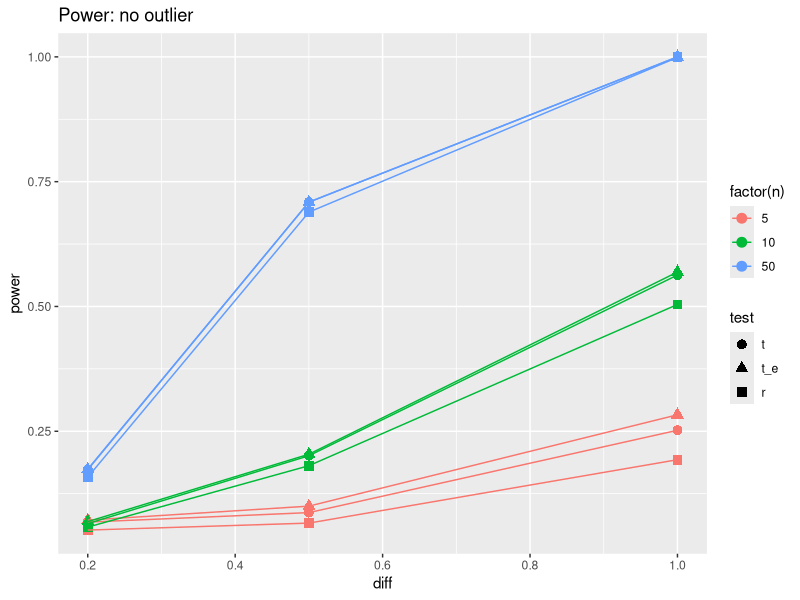
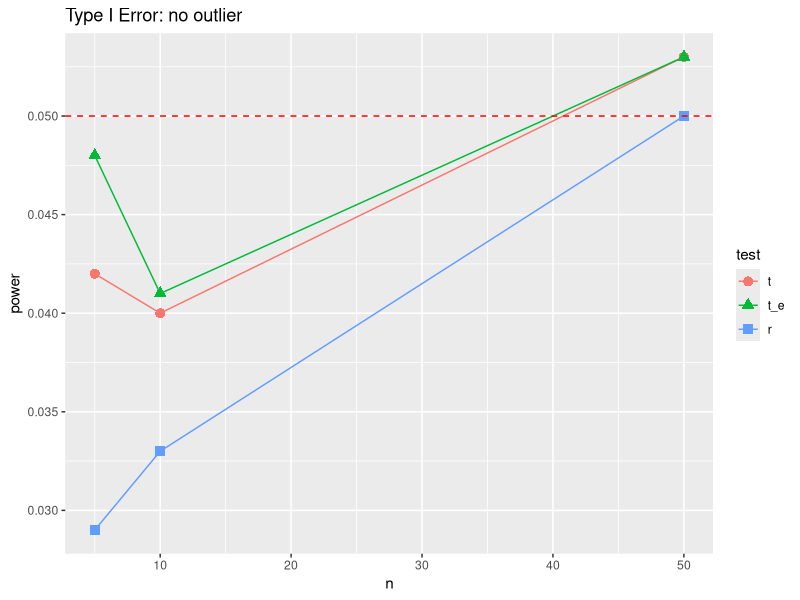
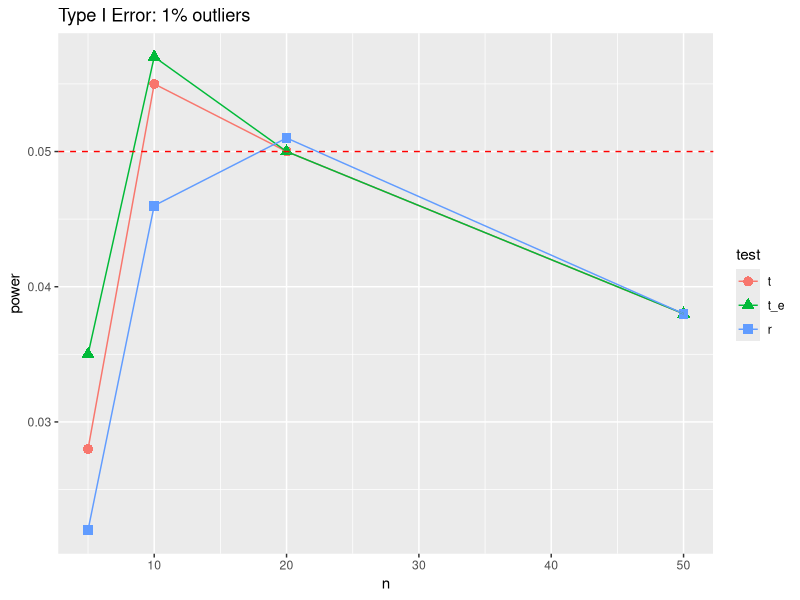
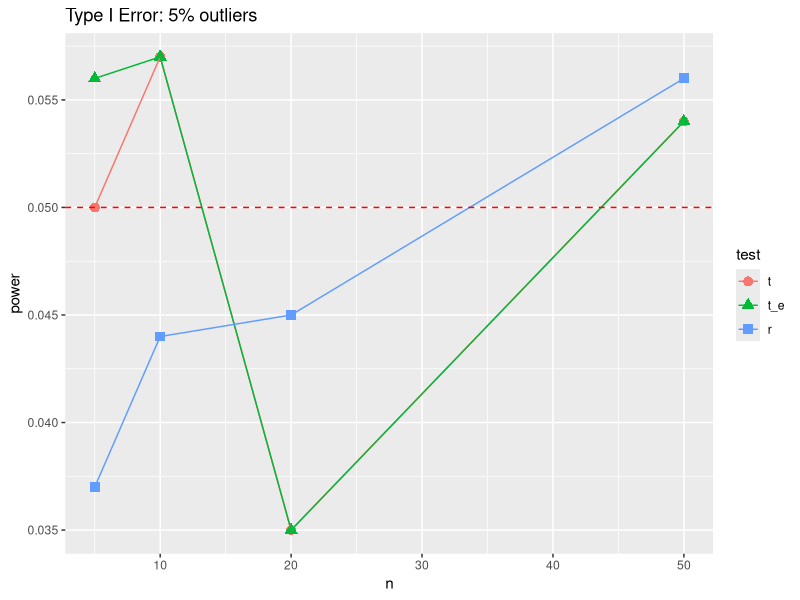

The R script that drew these images, in order:
## ---- chunk 1
knitr::opts_chunk$set(echo = TRUE, eval=FALSE)
library(tidyr) #the pipe (%>%) tool is extremely useful
library(MASS)
library(tidyverse)
## ---- chunk 2
generate_data <- function(n, mu, sd) {
  rnorm(n, mean = mu, sd = sd)}

generate_data_out <- function(n, mu, sd, sd_out, p) {
  n1=round(n*(1-p)); n2=n-n1
  c(rnorm(n1, mean = mu, sd = sd), rnorm(n2, mean=mu, sd=sd_out))
  }

run_tests <- function(data1, data2) {
  t_test <- t.test(data1, data2)$p.value
  t_e_test <- t.test(data1, data2, var.equal=TRUE)$p.value
  wilcox_test <- wilcox.test(data1, data2)$p.value
  c(t = t_test, t_e_test=t_e_test, wilcox_test = wilcox_test)}
## ---- chunk 3
#without outliers
pvalues <- function(n, mu1, mu2,sd, n_rep=1000){
  results=matrix(0, n_rep, 3)
  for(b in 1:n_rep){
    data1 <- generate_data(n, mu1, sd)
    data2 <- generate_data(n, mu2, sd)
    results[b, ]=run_tests(data1, data2) 
  }
  return(colMeans(results<0.05))}

#with outliers
pvalues_out <- function(n, mu1, mu2, sd, sd_out, p, n_rep=1000){
  results=matrix(0, n_rep, 3)
  for(b in 1:n_rep){
    data1 <- generate_data_out(n, mu1, sd, sd_out, p)
    data2 <- generate_data_out(n, mu2, sd, sd_out, p)
    results[b, ]=run_tests(data1, data2) 
  }
  return(colMeans(results<0.05))}

## ---- chunk 4
power_n5=rbind(pvalues(n=5, mu1=0, mu2=0.2, sd=1, n_rep=1000),
  pvalues(n=5, mu1=0, mu2=0.5, sd=1,n_rep=1000),
  pvalues(n=5, mu1=0, mu2=1, sd=1, n_rep=1000))

power_n10=rbind(pvalues(n=10, mu1=0, mu2=0.2, sd=1, n_rep=1000),
  pvalues(n=10, mu1=0, mu2=0.5, sd=1, n_rep=1000),
  pvalues(n=10, mu1=0, mu2=1, sd=1, n_rep=1000))

power_n50=rbind(pvalues(n=50, mu1=0, mu2=0.2, sd=1, n_rep=1000),
  pvalues(n=50, mu1=0, mu2=0.5, sd=1, n_rep=1000),
  pvalues(n=50, mu1=0, mu2=1, sd=1, n_rep=1000))

colnames(power_n5)=c("t", "t_e", "r")
colnames(power_n10)=c("t", "t_e", "r")
colnames(power_n50)=c("t", "t_e", "r")
power_normal_wide=data.frame(cbind(rbind(power_n5, power_n10, power_n50), 
                                   diff=rep(c(0.2, 0.5, 1.0),3), 
                                   n=rep(c(5, 10, 50), each=3)))
power_normal=gather(power_normal_wide, test, power, 1:3, factor_key=TRUE)

ggplot(power_normal, aes(x=diff, y=power, 
                         group=interaction(test, n), color=factor(n), shape=test)) +
  geom_point(size=3) +geom_line() +  ggtitle("Power: no outlier")
## ---- chunk 5
type1=rbind(
  pvalues(n=5, mu1=0, mu2=0, sd=1, n_rep=1000),
  pvalues(n=10, mu1=0, mu2=0, sd=1, n_rep=1000),
  pvalues(n=50, mu1=0, mu2=0, sd=1, n_rep=1000))
colnames(type1)=c("t", "t_e", "r")
type1_wide=data.frame(type1, n=c(5,10,50))
type1=gather(type1_wide, test, power, 1:3, factor_key=TRUE)
ggplot(type1, aes(x=n, y=power, group=test, shape=test, color=test))+
  geom_point(size=3) + geom_line()+
  geom_hline(yintercept=0.05, linetype="dashed", color = "red") +
  ggtitle("Type I Error: no outlier")
## ---- chunk 6
#1% outliers
type1_out_mat=rbind(
  pvalues_out(n=5, mu1=0, mu2=0, sd=1, sd_out=5, p=0.01, n_rep=1000),
  pvalues_out(n=10, mu1=0, mu2=0, sd=1, sd_out=5, p=0.01, n_rep=1000),
  pvalues_out(n=20, mu1=0, mu2=0, sd=1, sd_out=5, p=0.01, n_rep=1000),
  pvalues_out(n=50, mu1=0, mu2=0, sd=1, sd_out=5, p=0.01, n_rep=1000))
colnames(type1_out_mat)=c("t", "t_e", "r")
type1_wide_out=data.frame(type1_out_mat, n=c(5,10,20,50))
type1_out=gather(type1_wide_out, test, power, 1:3, factor_key=TRUE)
ggplot(type1_out, aes(x=n, y=power, group=test, shape=test, color=test))+
  geom_point(size=3) +
  geom_line()+
  geom_hline(yintercept=0.05, linetype="dashed", color = "red")+
  ggtitle("Type I Error: 1% outliers")
## ---- chunk 7
#5% outliers
type1_out_mat=rbind(
  pvalues_out(n=5, mu1=0, mu2=0, sd=1, sd_out=5, p=0.05, n_rep=1000),
  pvalues_out(n=10, mu1=0, mu2=0, sd=1, sd_out=5, p=0.05, n_rep=1000),
  pvalues_out(n=20, mu1=0, mu2=0, sd=1, sd_out=5, p=0.05, n_rep=1000),
  pvalues_out(n=50, mu1=0, mu2=0, sd=1, sd_out=5, p=0.05, n_rep=1000))
colnames(type1_out_mat)=c("t", "t_e", "r")
type1_wide_out=data.frame(type1_out_mat, n=c(5,10,20,50))
type1_out=gather(type1_wide_out, test, power, 1:3, factor_key=TRUE)
ggplot(type1_out, aes(x=n, y=power, group=test, shape=test, color=test))+
  geom_point(size=3) +
  geom_line()+
  geom_hline(yintercept=0.05, linetype="dashed", color = "red")+
  ggtitle("Type I Error: 5% outliers")
